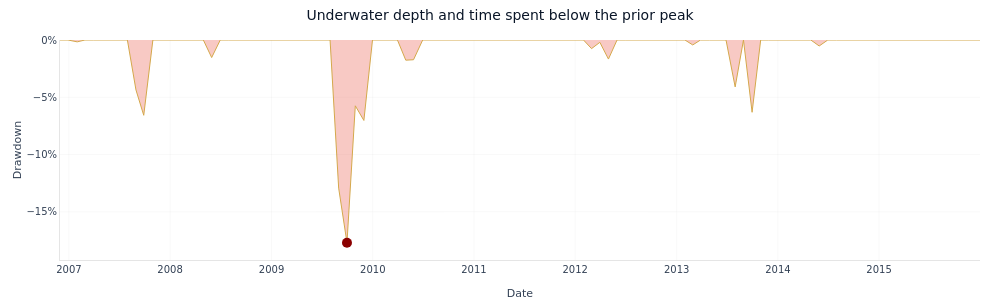

Notebook source saved alongside this figure:
### Markdown cell above
**Drawdown underwater.** Underwater curve over the strategy series;
reads against §4's max-drawdown number.

### Code cell
fig_underwater = plot_drawdown_underwater(pa)
fig_underwater.update_layout(title="Underwater depth and time spent below the prior peak")
fig_underwater.show()

### Figure 1 — Plotly figure (JSON) as saved in the notebook; plotly's stock layout.template omitted (floating-point values rounded to 4 significant figures)
{"data": [{"fill": "tozeroy", "fillcolor": "rgba(231, 76, 60, 0.3)", "hovertemplate": "Date: %{x}<br>Drawdown: %{y:.2%}<extra></extra>", "line": {"color": "#D4A84B", "width": 1}, "mode": "lines", "name": "Drawdown", "type": "scatter", "x": ["2006-11-30", "2006-12-29", "2007-01-31", "2007-02-28", "2007-03-30", "2007-04-30", "2007-05-31", "2007-06-29", "2007-07-31", "2007-08-31", "2007-09-28", "2007-10-31", "2007-11-30", "2007-12-31", "2008-01-31", "2008-02-29", "2008-03-31", "2008-04-30", "2008-05-30", "2008-06-30", "2008-07-31", "2008-08-29", "2008-09-30", "2008-10-31", "2008-11-28", "2008-12-31", "2009-01-30", "2009-02-27", "2009-03-31", "2009-04-30", "2009-05-29", "2009-06-30", "2009-07-31", "2009-08-31", "2009-09-30", "2009-10-30", "2009-11-30", "2009-12-31", "2010-01-29", "2010-02-26", "2010-03-31", "2010-04-30", "2010-05-28", "2010-06-30", "2010-07-30", "2010-08-31", "2010-09-30", "2010-10-29", "2010-11-30", "2010-12-31", "2011-01-31", "2011-02-28", "2011-03-31", "2011-04-29", "2011-05-31", "2011-06-30", "2011-07-29", "2011-08-31", "2011-09-30", "2011-10-31", "2011-11-30", "2011-12-30", "2012-01-31", "2012-02-29", "2012-03-30", "2012-04-30", "2012-05-31", "2012-06-29", "2012-07-31", "2012-08-31", "2012-09-28", "2012-10-31", "2012-11-30", "2012-12-31", "2013-01-31", "2013-02-28", "2013-03-28", "2013-04-30", "2013-05-31", "2013-06-28", "2013-07-31", "2013-08-30", "2013-09-30", "2013-10-31", "2013-11-29", "2013-12-31", "2014-01-31", "2014-02-28", "2014-03-31", "2014-04-30", "2014-05-30", "2014-06-30", "2014-07-31", "2014-08-29", "2014-09-30", "2014-10-31", "2014-11-28", "2014-12-31", "2015-01-30", "2015-02-27", "2015-03-31", "2015-04-30", "2015-05-29", "2015-06-30", "2015-07-31", "2015-08-31", "2015-09-30", "2015-10-30", "2015-11-30", "2015-12-31"], "y": [0.0, 0.0, -0.001626, 0.0, 0.0, 0.0, 0.0, 0.0, 0.0, -0.04362, -0.06575, 0.0, 0.0, 0.0, 0.0, 0.0, 0.0, 0.0, -0.01532, 0.0, 0.0, 0.0, 0.0, 0.0, 0.0, 0.0, 0.0, 0.0, 0.0, 0.0, 0.0, 0.0, 0.0, -0.1293, -0.177, -0.05747, -0.07025, 0.0, 0.0, 0.0, 0.0, -0.0176, -0.01725, 0.0, 0.0, 0.0, 0.0, 0.0, 0.0, 0.0, 0.0, 0.0, 0.0, 0.0, 0.0, 0.0, 0.0, 0.0, 0.0, 0.0, 0.0, 0.0, 0.0, -0.007532, -0.002034, -0.01665, 0.0, 0.0, 0.0, 0.0, 0.0, 0.0, 0.0, 0.0, 0.0, -0.004317, 0.0, 0.0, 0.0, 0.0, -0.04097, 0.0, -0.06312, 0.0, 0.0, 0.0, 0.0, 0.0, 0.0, 0.0, -0.005226, 0.0, 0.0, 0.0, 0.0, 0.0, 0.0, 0.0, 0.0, 0.0, 0.0, 0.0, 0.0, 0.0, 0.0, 0.0, 0.0, 0.0, 0.0, 0.0]}, {"hovertemplate": "Max Drawdown<br>Date: %{x}<br>DD: %{y:.2%}<extra></extra>", "marker": {"color": "darkred", "size": 10, "symbol": "circle"}, "mode": "markers", "name": "Max DD: -17.7%", "type": "scatter", "x": ["2009-09-30"], "y": [-0.177]}], "layout": {"font": {"color": "#334155", "family": "DM Sans, DejaVu Sans, sans-serif", "size": 12}, "height": 300, "hoverlabel": {"bgcolor": "white", "font": {"family": "DM Sans, DejaVu Sans, sans-serif", "size": 13}}, "hovermode": "x unified", "legend": {"x": 0.99, "xanchor": "right", "y": 0.01, "yanchor": "bottom"}, "margin": {"b": 40, "l": 60, "r": 20, "t": 40}, "paper_bgcolor": "rgba(0,0,0,0)", "plot_bgcolor": "rgba(0,0,0,0)", "showlegend": false, "title": {"text": "Underwater depth and time spent below the prior peak"}, "width": 1000, "xaxis": {"gridcolor": "rgba(0,0,0,0.06)", "linecolor": "rgba(0,0,0,0.1)", "title": {"text": "Date"}, "zeroline": false}, "yaxis": {"gridcolor": "rgba(0,0,0,0.06)", "linecolor": "rgba(0,0,0,0.1)", "tickformat": ".0%", "title": {"text": "Drawdown"}, "zeroline": false}}}
